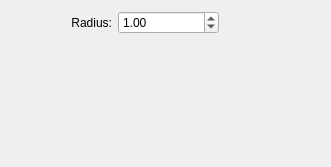
<?xml version="1.0" encoding="utf-8"?>
<ui version="4.0">
 <author>
    SPDX-FileCopyrightText: none
    SPDX-License-Identifier: GPL-3.0-or-later
  </author>
 <class>WdgGaussianHighPass</class>
 <widget class="QWidget" name="WdgGaussianHighPass">
  <property name="geometry">
   <rect>
    <x>0</x>
    <y>0</y>
    <width>331</width>
    <height>167</height>
   </rect>
  </property>
  <layout class="QGridLayout" name="gridLayout">
   <item column="0" row="0">
    <widget class="QLabel" name="textLabel1">
     <property name="sizePolicy">
      <sizepolicy hsizetype="MinimumExpanding" vsizetype="Preferred">
       <horstretch>0</horstretch>
       <verstretch>0</verstretch>
      </sizepolicy>
     </property>
     <property name="text">
      <string>Radius:</string>
     </property>
     <property name="alignment">
      <set>Qt::AlignRight|Qt::AlignTrailing|Qt::AlignVCenter</set>
     </property>
     <property name="wordWrap">
      <bool>false</bool>
     </property>
    </widget>
   </item>
   <item column="2" row="0" rowspan="2">
    <spacer name="horizontalSpacer">
     <property name="orientation">
      <enum>Qt::Horizontal</enum>
     </property>
     <property name="sizeHint" stdset="0">
      <size>
       <width>40</width>
       <height>20</height>
      </size>
     </property>
    </spacer>
   </item>
   <item column="1" row="0">
    <widget class="KisDoubleParseSpinBox" name="doubleblurAmount">
     <property name="sizePolicy">
      <sizepolicy hsizetype="Expanding" vsizetype="Fixed">
       <horstretch>0</horstretch>
       <verstretch>0</verstretch>
      </sizepolicy>
     </property>
     <property name="maximum">
      <double>250.000000000000000</double>
     </property>
     <property name="value">
      <double>1.000000000000000</double>
     </property>
    </widget>
   </item>
   <item colspan="2" column="0" row="2">
    <spacer>
     <property name="orientation">
      <enum>Qt::Vertical</enum>
     </property>
     <property name="sizeType">
      <enum>QSizePolicy::Expanding</enum>
     </property>
     <property name="sizeHint" stdset="0">
      <size>
       <width>20</width>
       <height>21</height>
      </size>
     </property>
    </spacer>
   </item>
  </layout>
 </widget>
 <customwidgets>
  <customwidget>
   <class>KisDoubleParseSpinBox</class>
   <extends>QDoubleSpinBox</extends>
   <header>kis_double_parse_spin_box.h</header>
  </customwidget>
 </customwidgets>
 <resources/>
 <connections/>
</ui>
